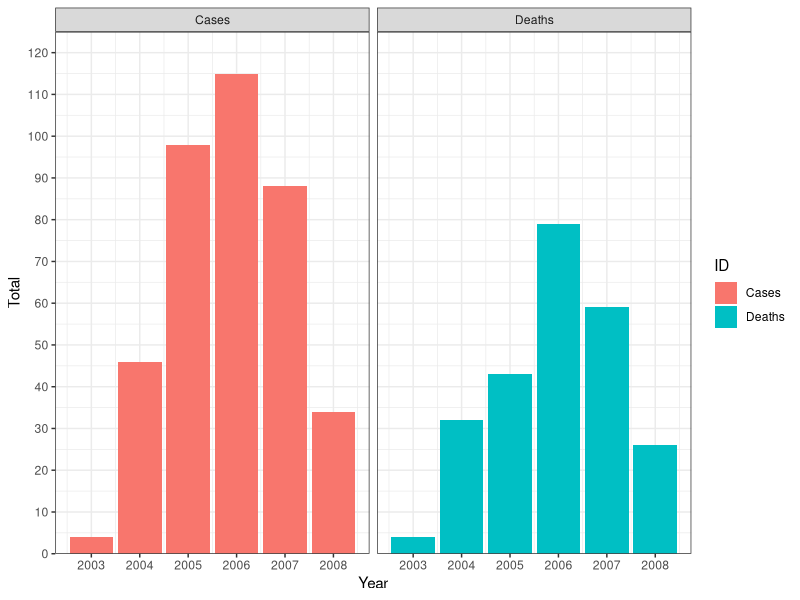
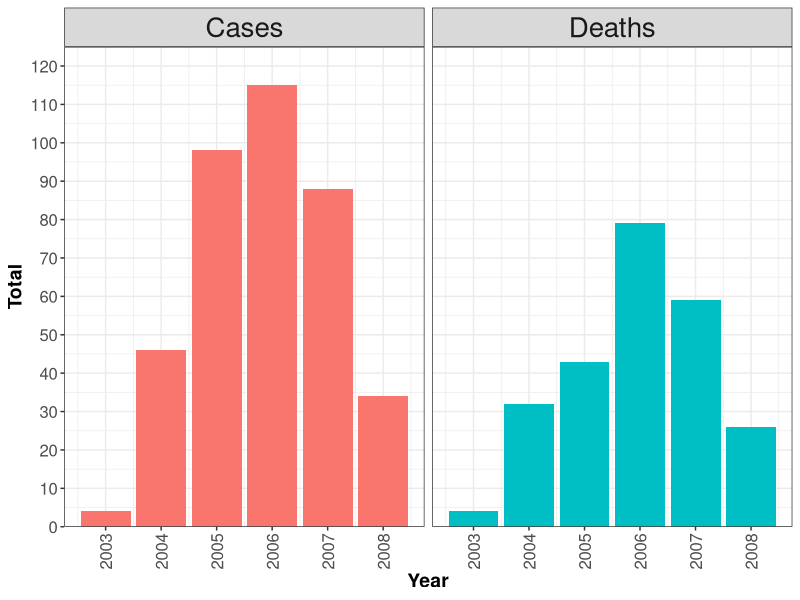

Write R code to recreate these figures, in order.
#1. Clean:####
rm(list = ls(all = T)) #clear all;
graphics.off() # close all;
gc() # Clear memory (residuals of operations, cache)

#2. Load packages

library(openxlsx)
library(data.table)
library(dplyr)
library(ggplot2)
library(ggpubr)

#3. Load data birdflucases y birdfludeaths and include and id column of each data frame
BFC<-read.table("BirdFluCases.txt", header = TRUE,sep="")
BFC$ID<-rep("Cases",length(BFC$Year))
BFD<-read.table("BirdFluDeaths.txt", header = TRUE,sep="")
BFD$ID<-rep("Deaths",length(BFD$Year))

#4. Estimate the total cases and total deaths by year. Use rowSums to get the sum of columns
YC<-rowSums(BFC[,c(2:16)])
YD<-rowSums(BFD[,c(2:16)])

#5. Create two data frames (use function data frame) with 3 columns the 1st will be the "year", the second the "total" of cases/ deaths and the 3 will be the "id" of the data frames
BTC<-data.frame(Year=BFC$Year,Total=YC,ID=BFC$ID)
BTF<-data.frame(Year=BFD$Year,Total=YD,ID=BFD$ID)

#6. Bind the data frames in a single one
allD<-rbind(BTC,BTF)

#7create a geom_col plot by ID using facet_wrap and using the a bw theme (theme_bw). Axis x title named "Year" and y axis "Total"
ggplot(allD,aes(x=Year,y=Total,fill=ID))+
	geom_col(aes(x=Year,y=Total,fill=ID))+
	scale_x_continuous(name="Year",breaks=seq(2003,2008,1))+
	scale_y_continuous(name="Total",breaks=seq(0,max(allD$Total)+10,10),limits=c(0,max(allD$Total)+10),expand=c(0,0))+
	theme_bw()+
	facet_wrap(~ID)

#8. theme 
the_theme<-theme(plot.title = element_text(size=20,face="bold",hjust=0.5),
           axis.title.x = element_text(size=14,face="bold"),
		   axis.title.y = element_text(size=14,face="bold"),
           axis.text.x=element_text(angle=90,vjust=0.5),
           axis.text=element_text(size=12),
		   legend.position="none",
		   strip.text = element_text(size=20))

#9. grafica con theme
ggplot(allD,aes(x=Year,y=Total,fill=ID))+
    geom_col(aes(x=Year,y=Total,fill=ID))+
    scale_x_continuous(name="Year",breaks=seq(2003,2008,1))+
    scale_y_continuous(name="Total",breaks=seq(0,max(allD$Total)+10,10),limits=c(0,max(allD$Total)+10),expand=c(0,0))+
    scale_colour_manual(values=c("#003c30","#01665e","#35978f","#80cdc1","#c7eae5","#dfc27d"))+
	theme_bw()+the_theme+
    facet_wrap(~ID)

#10 color year 
kk<-ggplot(allD,aes(x=Year,y=Total))+
    geom_col(aes(x=Year,y=Total,fill=as.factor(Year),colour=as.factor(Year)))+
    scale_x_continuous(name="Year",breaks=seq(2003,2008,1))+
    scale_y_continuous(name="Total",breaks=seq(0,max(allD$Total)+10,10),limits=c(0,max(allD$Total)+10),expand=c(0,0))+
    scale_fill_manual(values=c("#003c30","#01665e","#35978f","#80cdc1","#c7eae5","#dfc27d"))+
    theme_bw()+the_theme+
    facet_wrap(~ID)


#11 save the plot
png("Grafica.png")
kk
dev.off()








